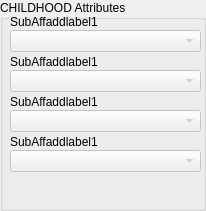
   <widget class="QGroupBox" name="groupBox_7">
    <property name="geometry">
     <rect>
      <x>540</x>
      <y>180</y>
      <width>206</width>
      <height>211</height>
     </rect>
    </property>
    <property name="title">
     <string>CHILDHOOD Attributes</string>
    </property>
    <widget class="QComboBox" name="S1ComboBoxElem1">
     <property name="enabled">
      <bool>false</bool>
     </property>
     <property name="geometry">
      <rect>
       <x>10</x>
       <y>30</y>
       <width>191</width>
       <height>22</height>
      </rect>
     </property>
    </widget>
    <widget class="QComboBox" name="S1ComboBoxElem2">
     <property name="enabled">
      <bool>false</bool>
     </property>
     <property name="geometry">
      <rect>
       <x>10</x>
       <y>70</y>
       <width>191</width>
       <height>22</height>
      </rect>
     </property>
    </widget>
    <widget class="QComboBox" name="S1ComboBoxElem3">
     <property name="enabled">
      <bool>false</bool>
     </property>
     <property name="geometry">
      <rect>
       <x>10</x>
       <y>110</y>
       <width>191</width>
       <height>22</height>
      </rect>
     </property>
    </widget>
    <widget class="QComboBox" name="S1ComboBoxElem4">
     <property name="enabled">
      <bool>false</bool>
     </property>
     <property name="geometry">
      <rect>
       <x>10</x>
       <y>150</y>
       <width>191</width>
       <height>22</height>
      </rect>
     </property>
    </widget>
    <widget class="QLabel" name="S1LabelElem1">
     <property name="geometry">
      <rect>
       <x>10</x>
       <y>14</y>
       <width>191</width>
       <height>16</height>
      </rect>
     </property>
     <property name="text">
      <string>SubAffaddlabel1</string>
     </property>
    </widget>
    <widget class="QLabel" name="S1LabelElem2">
     <property name="geometry">
      <rect>
       <x>10</x>
       <y>54</y>
       <width>191</width>
       <height>16</height>
      </rect>
     </property>
     <property name="text">
      <string>SubAffaddlabel1</string>
     </property>
    </widget>
    <widget class="QLabel" name="S1LabelElem3">
     <property name="geometry">
      <rect>
       <x>10</x>
       <y>94</y>
       <width>191</width>
       <height>16</height>
      </rect>
     </property>
     <property name="text">
      <string>SubAffaddlabel1</string>
     </property>
    </widget>
    <widget class="QLabel" name="S1LabelElem4">
     <property name="geometry">
      <rect>
       <x>10</x>
       <y>134</y>
       <width>191</width>
       <height>16</height>
      </rect>
     </property>
     <property name="text">
      <string>SubAffaddlabel1</string>
     </property>
    </widget>
   </widget>
